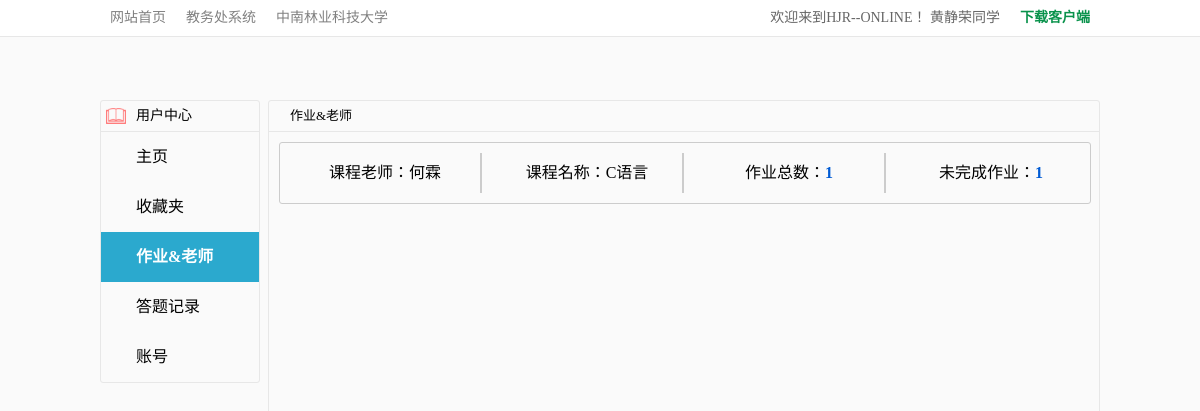
The app's page /usercenter.php?menujump=3 (signed in) with its own data.
### tables this page shows
CREATE TABLE IF NOT EXISTS `student` (
  `studentid` int(11) NOT NULL AUTO_INCREMENT,
  `studentnum` char(10) DEFAULT NULL,
  `stupassword` varchar(16) DEFAULT NULL,
  `studentname` varchar(20) DEFAULT NULL,
  `studentclass` varchar(10) DEFAULT NULL,
  PRIMARY KEY (`studentid`)
);

CREATE TABLE IF NOT EXISTS `teacher` (
  `teachertid` int(11) NOT NULL AUTO_INCREMENT,
  `teachernum` char(10) DEFAULT NULL,
  `tepassword` varchar(16) DEFAULT NULL,
  `teachername` varchar(20) DEFAULT NULL,
  PRIMARY KEY (`teachertid`)
);

CREATE TABLE IF NOT EXISTS `testulink` (
  `teacherid` char(10) NOT NULL DEFAULT '',
  `stuclassname` varchar(10) DEFAULT NULL,
  `coursename` varchar(40) DEFAULT NULL,
  `addtime` char(14) NOT NULL DEFAULT '',
  PRIMARY KEY (`teacherid`,`addtime`)
);

### usercenter.php (the view, shortened to what this page needs)
<!DOCTYPE html>
<html data-ng-app="myApp">
<head  lang="zh-CN">
	<link type="text/css" rel="stylesheet" href="css/usercenter.css" />
	<link type="text/css" rel="stylesheet" href="css/common.css" />
</head>
<body data-ng-controller="userCenter">
	<header>
		<div class="bg0">
			<nav class="topInfor">
				<ul class="outsideLink">
					<li><a href="index.php">网站首页</a></li>
					<li><a href="http://jwc.csuft.edu.cn/" target="_blank">教务处系统</a></li>
					<li><a href="http://www.csuft.edu.cn/" target="_blank">中南林业科技大学</a></li>
				</ul>
				<ul class="userLink">
					<li><a href=""><span class="download">下载客户端</span></a></li>
					<li>欢迎来到HJR--ONLINE！
					<?php
						@$check = $_SESSION['account'];
						if ($check) {
							if (substr($check,0,1) == 'T') {
								$result = mysql_query("SELECT teachername FROM teacher WHERE teachernum = '$check'");
								$teachername = mysql_result($result,0,"teachername");
								echo $teachername;
								echo "老师";
							}elseif (substr($check,0,1) == 'U') {
								$result = mysql_query("SELECT studentname FROM student WHERE studentnum = '$check'");
								$studentname = mysql_result($result,0,"studentname");
								echo $studentname;
								echo "同学";
							}
						}
					?>
					</li>
				</ul>
			</nav>
		</div>
	</header>
	<div class="mainContent">
		<?php
			echo "<div class=leftMenu>";
		?>
			<div class="menuTitle">
				<div class="bookImage"></div>
				<span>用户中心</span>
			</div>
			<div class="menuNum" id="menuNo1">
				<span>主页</span>
			</div>
			<div class="menuNum" id="menuNo2">
				<span>收藏夹</span>
			</div>
			<div class="menuNum" id="menuNo3">
				<span>作业&老师</span>
			</div>
			<div class="menuNum" id="menuNo4">
				<span>答题记录</span>
			</div>
			<div class="menuNum" id="menuNo5">
				<span>账号</span>
			</div>
		</div>
		<div class="rightContent">
			<div class="homeworkAndTeacher">
				<div class="theTitle">
					<span>作业&老师</span>
				</div>
				<?php
					$studentnum = $_SESSION['account'];
					$result = mysql_query("SELECT student.studentclass,teachernum,teachername,coursename FROM student,teacher,testulink WHERE teacher.teachernum = testulink.teacherid AND testulink.stuclassname = student.studentclass AND student.studentnum = '$studentnum'");
					$resultnum = mysql_num_rows($result);
					if ($resultnum) {
						for ($i=1; $i <= $resultnum; $i++) {
							$info = mysql_fetch_array($result,MYSQL_ASSOC);
							$class = $info['studentclass'];
							$teachernum = $info['teachernum'];
							$total = mysql_query("SELECT * FROM thomework WHERE teachernum = '$teachernum' AND class LIKE '%$class%' ORDER BY addtime desc");
							$totalnum = mysql_num_rows($total);
							$finished = mysql_query("SELECT * FROM submithomework WHERE teachernum = '$teachernum' AND studentnum = '$studentnum'");
							$finishednum =mysql_num_rows($finished);
							$unfinishednum = (int)$totalnum - (int)$finishednum;
							echo "<div class=myTeacherAndHomework>";
							echo "<span class=class1 data-ng-click='clicknum($i)'>课程老师：".$info['teachername']."</span>";
							echo "<span class=class1 data-ng-click='clicknum($i)'>课程名称：".$info['coursename']."</span>";
							echo "<span class=class1 data-ng-click='clicknum($i)'>作业总数：<span class='fontclass'>$totalnum</span></span>";
							echo "<span data-ng-click='clicknum($i)'>未完成作业：<span class='fontclass'>$unfinishednum</span></span>";
							echo "</div>";
						}
					}else{
						echo "<span class=noCollection>没有绑定的老师以及课程，请联系任课老师</span>";
					}
				?>
			</div>
		</div>
	</div>
</body>
</html>

### css/usercenter.css (style rules this page uses)
header { position: absolute; left: 0px; top: 0px; height: 37px; width: 100%; background-color: #ffffff; }
.mainContent { position: absolute; top: 100px; margin: 0 auto; left: 0px; right: 0px; width: 1000px; height: 1000px; }
.mainContent .leftMenu { position: absolute; top: 0px; left: 0px; width: 158px; border-radius: 3px; border: 1px solid #E7E7E7; }
.mainContent .leftMenu .menuTitle { position: relative; top: 0px; left: 0px; width: 100%; height: 30px; line-height: 30px; border-bottom: 1px solid #E7E7E7; }
.menuTitle .bookImage { float: left; margin-top: 7px; margin-left: 5px; width: 20px; height: 16px; background-image: url(../image/common/book.png); background-size: 20px 16px; }
.menuTitle span { margin-left: 10px; font-size: 14px; }
.leftMenu .menuNum { width: 100%; height: 50px; line-height: 50px; font-size: 16px; text-indent: 35px; cursor: pointer; }
.leftMenuFocus { color: #FFFFFF; font-weight: bold; background-color: #2BA9CE; }
.mainContent .rightContent { position: absolute; top: 0px; right: 0px; width: 830px; height: 100%; border-radius: 3px; border: 1px solid #E7E7E7; }
.theTitle { float: left; width: 100%; height: 30px; line-height: 30px; font-size: 13px; text-indent: 21px; border-bottom: 1px solid #E7E7E7; }
.homeworkAndTeacher { float: left; width: 100%; height: 100%; display:none; }
.myTeacherAndHomework { float: left; margin-top: 10px; margin-left: 10px; width: 810px; min-height: 60px; border: 1px solid #CCCCCC; border-radius: 3px; }
.myTeacherAndHomework > span { float: left; margin-left: 10px; margin-top:10px; width: 190px; height: 40px; line-height: 40px; text-align: center; cursor: pointer; }
.fontclass { color: #005BD4; font-weight: bold; }
.class1 { border-right: 2px solid #CCCCCC; }

### css/common.css (style rules this page uses)
body { width: 100%; min-width: 1000px; width:expression(document.body.clientWidth < 1000 ? "1000px": "auto" ); height: 100%; font-family: "Microsoft YaHei"; background-color: #FAFAFA; }
.bg0 { top: 0px; height: 36px; width: 100%; line-height: 36px; border-bottom: 1px solid #E7E7E7; }
.topInfor { margin: 0px auto; left: 0px; right: 0px; height: 36px; width: 1000px; font-size: 14px; color: #666666; }
header a:link { color:#808080; text-decoration:none; }
.outsideLink { float: left; margin: 0px; padding: 0px; list-style: none; }
.outsideLink li { float: left; padding: 0px 10px; }
.userLink { float: right; margin: 0px; padding: 0px; list-style: none; }
.userLink > li { float: right; padding: 0px 10px; }
.userLink > li .download { color: #09924B; font-weight: bold; }

### records on screen
student: studentname "黄静荣", teacher.teachername "何霖", testulink.coursename "C语言", totalnum "1", unfinishednum "1"
